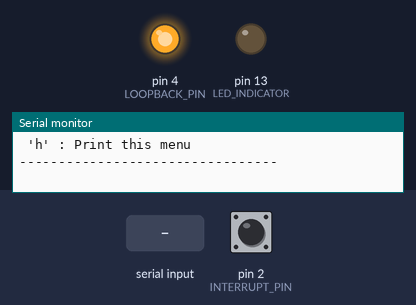
Recording of a sketch running on a simulated Arduino Uno, built with avr-gcc and run on an emulated ATmega328P. Parts: output pins drawn as LEDs (lit = HIGH), the last lines printed to the serial monitor. The test bench sets the inputs (shaded band); at power-on: pin 2 (INTERRUPT_PIN) HIGH.

Above: at 1.7 s.
1.8 s: "c\n" received over Serial
At 3.1 s:
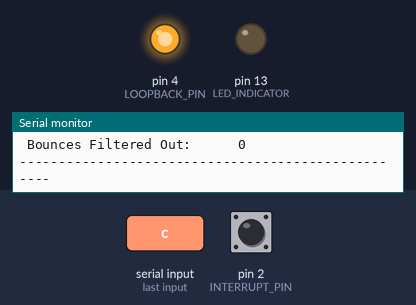
3.4 s: byte 98 ('b') received over Serial
At 4.5 s:
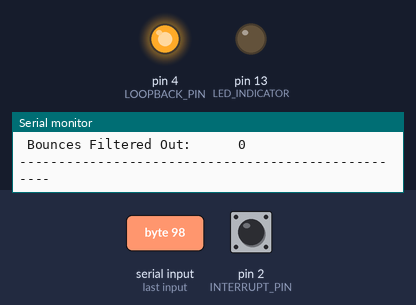
5.0 s: byte 101 ('e') received over Serial
At 5.6 s:
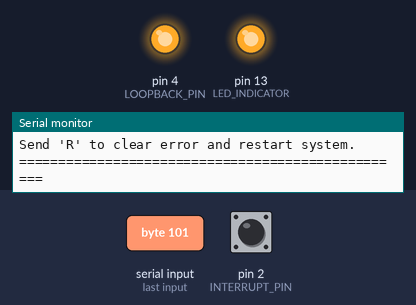
6.5 s: byte 114 ('r') received over Serial
At 7.7 s:
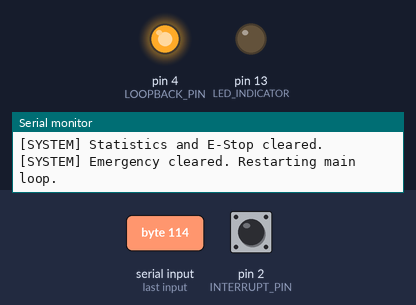
8.0 s: "e\n" received over Serial
At 9.1 s:
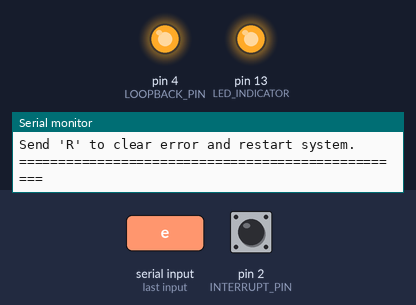
9.5 s: "r\n" received over Serial
At 10.1 s:
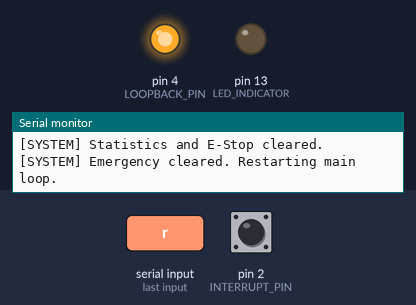
Timing chart, 0 to 12.0 s (numbered marks = the images above; inputs shaded):
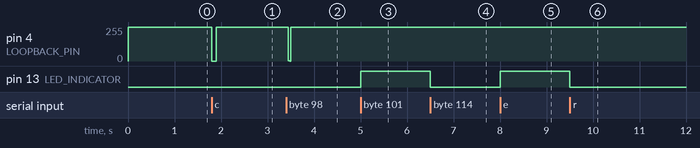

Measured:
- after the input at 1.8 s, pin 4 (LOOPBACK_PIN): 255/255 → 0/255 at once, → 255/255 0.10 s later
- after the input at 3.4 s, pin 4 (LOOPBACK_PIN): 255/255 → 3/255 at once, → 0/255 0.04 s later, → 255/255 0.02 s later
- after the input at 5.0 s, pin 13 (LED_INDICATOR): LOW → HIGH at once
- after the input at 6.5 s, pin 13 (LED_INDICATOR): HIGH → LOW at once
- after the input at 8.0 s, pin 13 (LED_INDICATOR): LOW → HIGH at once
- after the input at 9.5 s, pin 13 (LED_INDICATOR): HIGH → LOW at once

The sketch:

Day_88_Hardware_Interrupts.ino
```cpp
/*
 * 100 Projects with Arduino - Day 88
 * Project: Hardware Interrupts & Software Debouncing (E-Stop and Pin Loopback Simulation)
 *
 * DESCRIPTION:
 * This project explores hardware interrupts on the ATmega328P (Arduino Uno) and implements
 * a software-based debounce algorithm within an Interrupt Service Routine (ISR).
 *
 * To make this project testable without external hardware components, it implements an
 * on-board Hardware Loopback Simulator:
 * 1. Pin 2 (INT0) is configured as the interrupt input pin.
 * 2. Pin 4 is configured as an output pin and wired directly to Pin 2.
 * 3. Via the Serial Monitor CLI, we can command Pin 4 to execute a "Clean Press" or a
 *    "Bouncy Press" (rapidly toggling the pin to simulate the physical contact bounces of a
 * switch).
 * 4. The ISR on Pin 2 records both raw edge triggers and debounced button presses.
 *
 * APPLICATIONS IN MECHATRONICS:
 * - E-Stop (Emergency Stop): Critical safety limits that must halt actuators instantly,
 *   bypassing the cooperative multitasking loop.
 * - Rotary Encoder / Tachometer: High-frequency count pulses that will crash the system
 *   if not debounced or processed efficiently.
 *
 * WHY DO WE DEBOUNCE?
 * Mechanical switches contain springy metal contacts. When pressed, they bounce together
 * for 1 to 10 milliseconds, creating a train of microsecond-level logic pulses. An interrupt
 * pins is fast enough to count every single bounce as a press, leading to incorrect state machine
 * transitions.
 *
 * WIRING:
 * - Run a single jumper wire from Digital Pin 4 to Digital Pin 2 on the Arduino.
 */

// --- PIN DEFINITIONS ---
const int INTERRUPT_PIN = 2;   // INT0 hardware interrupt input
const int LOOPBACK_PIN = 4;    // Output used to simulate physical button presses
const int LED_INDICATOR = 13;  // Onboard LED

// --- VOLATILE VARIABLES (accessed by ISR and main loop) ---
volatile unsigned long rawTriggerCount = 0;        // Increments on EVERY interrupt trigger
volatile unsigned long debouncedTriggerCount = 0;  // Increments only if debounce check passes
volatile unsigned long lastInterruptTime = 0;      // Tracks timestamp of last valid press (ms)
volatile bool emergencyStopTriggered = false;      // System status flag

// --- DEBOUNCE CONSTANT ---
const unsigned long DEBOUNCE_DELAY_MS = 150;  // Lockout window for debouncing

void setup() {
  Serial.begin(9600);

  // Setup loopback simulation and interrupt pins
  pinMode(LOOPBACK_PIN, OUTPUT);
  digitalWrite(LOOPBACK_PIN, HIGH);  // Pin 2 has internal pull-up, so default idle is HIGH

  pinMode(INTERRUPT_PIN, INPUT_PULLUP);
  pinMode(LED_INDICATOR, OUTPUT);
  digitalWrite(LED_INDICATOR, LOW);

  // Attach Interrupt: INT0 (Pin 2), trigger on FALLING edge (button pressed to GND)
  attachInterrupt(digitalPinToInterrupt(INTERRUPT_PIN), buttonISR, FALLING);

  Serial.println(F("=================================================="));
  Serial.println(F("Day 88: Hardware Interrupts & Software Debouncing"));
  Serial.println(F("=================================================="));
  Serial.println(F("[WIRING] Connect a single jumper wire from Pin 4 to Pin 2."));

  printMenu();
}

void loop() {
  // If Emergency Stop has been flagged by the ISR, execute halt sequence immediately
  if (emergencyStopTriggered) {
    executeEmergencyHalt();
  }

  // Poll Serial Commands
  if (Serial.available() > 0) {
    char cmd = Serial.read();
    if (cmd == '\n' || cmd == '\r') return;

    switch (cmd) {
      case 'c':
      case 'C':
        simulateCleanPress();
        break;
      case 'b':
      case 'B':
        simulateBouncyPress();
        break;
      case 'e':
      case 'E':
        simulateEStop();
        break;
      case 'r':
      case 'R':
        resetStats();
        break;
      case 's':
      case 'S':
        printStats();
        break;
      case 'h':
      case 'H':
        printMenu();
        break;
      default:
        break;
    }
  }
}

// =============================================================
//  INTERRUPT SERVICE ROUTINE (ISR)
// =============================================================
/**
 * ISR for INT0 (Pin 2). Keep ISR execution time extremely short.
 * Do NOT use Serial.print, delay(), or complex math inside here!
 */
void buttonISR() {
  rawTriggerCount++;  // Record every electrical edge transition

  unsigned long currentTime = millis();  // Read frozen millis counter

  // Software Debouncing: check if the time elapsed since the last valid
  // interrupt is greater than our lockout window.
  if (currentTime - lastInterruptTime > DEBOUNCE_DELAY_MS) {
    debouncedTriggerCount++;
    lastInterruptTime = currentTime;

    // Safety check: if button is held down long enough, or if we treat this
    // as an immediate trigger, we can flag emergency status.
    // In this demo, we check if raw triggers represent a massive burst,
    // or if a specific E-stop state is commanded.
  }
}

// =============================================================
//  HARDWARE LOOPBACK SIMULATION FUNCTIONS
// =============================================================

/**
 * Simulates a clean, bounce-free button press.
 * Pin 4 transitions HIGH -> LOW, stays LOW for 100ms, then transitions back to HIGH.
 */
void simulateCleanPress() {
  Serial.println(F("\n[SIMULATOR] Generating a CLEAN press (0 bounces)..."));

  digitalWrite(LOOPBACK_PIN, LOW);   // Trigger FALLING edge
  delay(100);                        // Keep button held down
  digitalWrite(LOOPBACK_PIN, HIGH);  // Release button

  delay(200);  // Allow time for ISR processing
  printStats();
}

/**
 * Simulates a noisy mechanical button press with contact bounces.
 * Generates multiple fast transitions within 10ms before settling LOW.
 */
void simulateBouncyPress() {
  Serial.println(F("\n[SIMULATOR] Generating a BOUNCY press (5 bounces)..."));

  // Contact bounce 1
  digitalWrite(LOOPBACK_PIN, LOW);
  delayMicroseconds(150);
  digitalWrite(LOOPBACK_PIN, HIGH);
  delayMicroseconds(200);

  // Contact bounce 2
  digitalWrite(LOOPBACK_PIN, LOW);
  delayMicroseconds(100);
  digitalWrite(LOOPBACK_PIN, HIGH);
  delayMicroseconds(250);

  // Contact bounce 3
  digitalWrite(LOOPBACK_PIN, LOW);
  delayMicroseconds(200);
  digitalWrite(LOOPBACK_PIN, HIGH);
  delayMicroseconds(150);

  // Contact bounce 4
  digitalWrite(LOOPBACK_PIN, LOW);
  delayMicroseconds(100);
  digitalWrite(LOOPBACK_PIN, HIGH);
  delayMicroseconds(300);

  // Settle at LOW (Pressed state)
  digitalWrite(LOOPBACK_PIN, LOW);
  delay(100);  // Hold press

  // Release button
  digitalWrite(LOOPBACK_PIN, HIGH);

  delay(200);  // Wait for processing
  printStats();
}

/**
 * Simulates a critical Emergency Stop (E-Stop).
 */
void simulateEStop() {
  Serial.println(F("\n[SIMULATOR] Critical E-STOP command received!"));

  // Temporarily disable global interrupts to modify flag safely
  noInterrupts();
  emergencyStopTriggered = true;
  interrupts();
}

// =============================================================
//  SYSTEM CONTROL FUNCTIONS
// =============================================================

void executeEmergencyHalt() {
  // Turn on status LED to indicate system is halted
  digitalWrite(LED_INDICATOR, HIGH);

  Serial.println(F("\n=================================================="));
  Serial.println(F("!!! EMERGENCY STOP ACTIVE - SYSTEM HALTED !!!"));
  Serial.println(F("Main loop execution has been interrupted."));
  Serial.println(F("Actuators turned OFF."));
  Serial.println(F("Send 'R' to clear error and restart system."));
  Serial.println(F("=================================================="));

  // Lock the controller in an infinite safety loop until reset command is processed
  while (emergencyStopTriggered) {
    if (Serial.available() > 0) {
      char cmd = Serial.read();
      if (cmd == 'r' || cmd == 'R') {
        resetStats();
        Serial.println(F("[SYSTEM] Emergency cleared. Restarting main loop."));
      }
    }
  }
}

void resetStats() {
  noInterrupts();  // Disable interrupts while clearing volatile variables
  rawTriggerCount = 0;
  debouncedTriggerCount = 0;
  emergencyStopTriggered = false;
  digitalWrite(LED_INDICATOR, LOW);
  interrupts();  // Re-enable interrupts
  Serial.println(F("[SYSTEM] Statistics and E-Stop cleared."));
}

void printStats() {
  // Make local copies of volatile variables to prevent time skew
  unsigned long raw;
  unsigned long debounced;

  noInterrupts();
  raw = rawTriggerCount;
  debounced = debouncedTriggerCount;
  interrupts();

  Serial.println(F("----------------- INTERRUPT STATS -----------------"));
  Serial.print(F(" Raw ISR Triggers (Bouncy): "));
  Serial.println(raw);
  Serial.print(F(" Valid Debounced Counts:    "));
  Serial.println(debounced);
  Serial.print(F(" Bounces Filtered Out:      "));
  Serial.println(raw - debounced);
  Serial.println(F("---------------------------------------------------"));
}

void printMenu() {
  Serial.println(F("\n--- INTERACTIVE INTERRUPT CLI ---"));
  Serial.println(F(" 'c' : Simulate a clean, bounce-free press"));
  Serial.println(F(" 'b' : Simulate a bouncy button press (generating contact noise)"));
  Serial.println(F(" 'e' : Simulate an immediate Emergency Stop (E-Stop)"));
  Serial.println(F(" 's' : Print current trigger statistics"));
  Serial.println(F(" 'r' : Reset stats and clear E-Stop halt condition"));
  Serial.println(F(" 'h' : Print this menu"));
  Serial.println(F("---------------------------------\n"));
}
```
